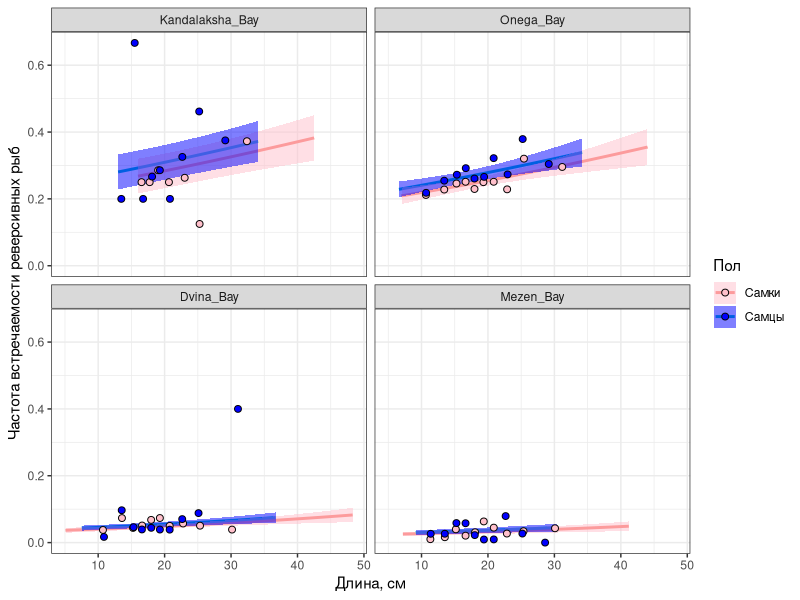

Write the R code that produced this figure.
## ---- chunk 1
library(knitr)
opts_chunk$set(echo = FALSE, warning = FALSE, message = FALSE)

## ---- chunk 2
library(mgcv)
library(ggplot2)
library(dplyr)
library(broom)
library(car)


theme_set(theme_bw())

kam <- read.table("Data/kambala.csv", sep = ",", header = T, dec = ".")
kam$Orient <- kam$Sidedness
# str(kam)
kam$Outcome <- ifelse(kam$Orient == "Left", 1, 0)


kam$Bay <- factor(kam$Bay, levels = c("Onega_Bay", "Dvina_Bay","Kandalaksha_Bay", "Mezen_Bay" ))

## ---- chunk 3

Mod <- glm(Outcome ~  L * Sex*Bay, data = kam, family = "binomial")

## ---- chunk 4
drop1(Mod, test = "Chi")
Mod_2 <- update(Mod, . ~ . - L:Sex:Bay)

drop1(Mod_2, test = "Chi")
Mod_3 <- update(Mod_2, . ~ . - L:Sex)


drop1(Mod_3, test = "Chi")
Mod_4 <- update(Mod_3, . ~ . - Sex:Bay)

drop1(Mod_4, test = "Chi")
Mod_5 <- update(Mod_4, . ~ . - L:Bay)



## ---- chunk 5

new_data <- kam %>% group_by(Bay, Sex) %>% do(data.frame(L = seq(min(.$L), max(.$L), length.out = 100) ))

predicted <- predict(Mod_5, newdata = new_data, se.fit = T, type = "response")

new_data$Predicted <- predicted$fit
new_data$SE <- predicted$se.fit

Left_prop <- kam %>% mutate(Size_class = ntile(x = L, n = 10)) %>% group_by(Bay, Sex, Size_class) %>% summarise(L_mean = mean(L), Left_prop = mean(Orient == "Left"))

new_data$Sex <- factor(new_data$Sex, labels = c("Самки", "Самцы"))

Left_prop$Sex <- factor(Left_prop$Sex, labels = c("Самки", "Самцы"))

new_data$Bay <- factor(new_data$Bay, levels = c("Kandalaksha_Bay", "Onega_Bay", "Dvina_Bay", "Mezen_Bay" )) 






ggplot(new_data, aes(x = L, y = Predicted)) + 
  geom_line(aes(color = Sex), size = 1) +  
  geom_ribbon(aes(ymin = Predicted - 1.96*SE, ymax = Predicted + 1.96*SE, fill = Sex), alpha = 0.5 ) + 
  geom_point(data = Left_prop, aes(x = L_mean, y = Left_prop, fill = Sex), shape = 21, size = 2) + 
  facet_wrap(~ Bay, ncol = 2) +
  labs(x = "Длина, см", y = "Частота встречаемости реверсивных рыб", fill ="Пол", color = "Пол") +
  scale_fill_manual(values = c("pink", "blue"))
